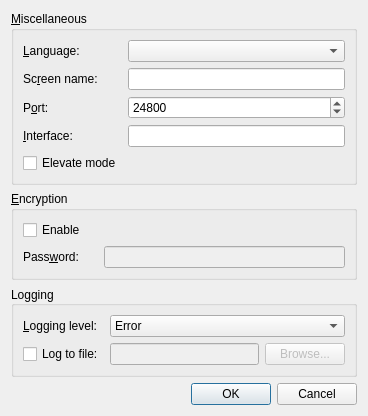
<?xml version="1.0" encoding="UTF-8"?>
<ui version="4.0">
 <class>SettingsDialogBase</class>
 <widget class="QDialog" name="SettingsDialogBase">
  <property name="geometry">
   <rect>
    <x>0</x>
    <y>0</y>
    <width>368</width>
    <height>354</height>
   </rect>
  </property>
  <property name="windowTitle">
   <string>Settings</string>
  </property>
  <layout class="QVBoxLayout" name="verticalLayout">
   <item>
    <widget class="QGroupBox" name="m_pGroupAdvanced">
     <property name="title">
      <string>&amp;Miscellaneous</string>
     </property>
     <layout class="QGridLayout" name="gridLayout_3">
      <item row="1" column="0">
       <widget class="QLabel" name="m_pLabel_19">
        <property name="minimumSize">
         <size>
          <width>75</width>
          <height>0</height>
         </size>
        </property>
        <property name="text">
         <string>Sc&amp;reen name:</string>
        </property>
        <property name="buddy">
         <cstring>m_pLineEditScreenName</cstring>
        </property>
       </widget>
      </item>
      <item row="1" column="1">
       <widget class="QLineEdit" name="m_pLineEditScreenName">
        <property name="enabled">
         <bool>true</bool>
        </property>
       </widget>
      </item>
      <item row="2" column="0">
       <widget class="QLabel" name="m_pLabel_20">
        <property name="text">
         <string>P&amp;ort:</string>
        </property>
        <property name="buddy">
         <cstring>m_pSpinBoxPort</cstring>
        </property>
       </widget>
      </item>
      <item row="2" column="1">
       <widget class="QSpinBox" name="m_pSpinBoxPort">
        <property name="enabled">
         <bool>true</bool>
        </property>
        <property name="sizePolicy">
         <sizepolicy hsizetype="MinimumExpanding" vsizetype="Fixed">
          <horstretch>0</horstretch>
          <verstretch>0</verstretch>
         </sizepolicy>
        </property>
        <property name="maximum">
         <number>65535</number>
        </property>
        <property name="value">
         <number>24800</number>
        </property>
       </widget>
      </item>
      <item row="3" column="0">
       <widget class="QLabel" name="m_pLabel_21">
        <property name="text">
         <string>&amp;Interface:</string>
        </property>
        <property name="buddy">
         <cstring>m_pLineEditInterface</cstring>
        </property>
       </widget>
      </item>
      <item row="3" column="1">
       <widget class="QLineEdit" name="m_pLineEditInterface">
        <property name="enabled">
         <bool>true</bool>
        </property>
       </widget>
      </item>
      <item row="0" column="0">
       <widget class="QLabel" name="m_pLabel_27">
        <property name="sizePolicy">
         <sizepolicy hsizetype="Preferred" vsizetype="Preferred">
          <horstretch>0</horstretch>
          <verstretch>0</verstretch>
         </sizepolicy>
        </property>
        <property name="minimumSize">
         <size>
          <width>75</width>
          <height>0</height>
         </size>
        </property>
        <property name="text">
         <string>&amp;Language:</string>
        </property>
        <property name="buddy">
         <cstring>m_pComboLanguage</cstring>
        </property>
       </widget>
      </item>
      <item row="0" column="1">
       <widget class="QComboBox" name="m_pComboLanguage"/>
      </item>
      <item row="4" column="0">
       <widget class="QCheckBox" name="m_pCheckBoxElevateMode">
        <property name="text">
         <string>Elevate mode</string>
        </property>
       </widget>
      </item>
     </layout>
    </widget>
   </item>
   <item>
    <widget class="QGroupBox" name="m_pGroupCrypto">
     <property name="enabled">
      <bool>true</bool>
     </property>
     <property name="sizePolicy">
      <sizepolicy hsizetype="Preferred" vsizetype="Preferred">
       <horstretch>0</horstretch>
       <verstretch>0</verstretch>
      </sizepolicy>
     </property>
     <property name="title">
      <string>&amp;Encryption</string>
     </property>
     <layout class="QFormLayout" name="formLayout">
      <property name="fieldGrowthPolicy">
       <enum>QFormLayout::AllNonFixedFieldsGrow</enum>
      </property>
      <item row="1" column="0">
       <widget class="QLabel" name="m_pLabel_23">
        <property name="minimumSize">
         <size>
          <width>75</width>
          <height>0</height>
         </size>
        </property>
        <property name="text">
         <string>Pass&amp;word:</string>
        </property>
        <property name="buddy">
         <cstring>m_pLineEditCryptoPass</cstring>
        </property>
       </widget>
      </item>
      <item row="1" column="1">
       <widget class="QLineEdit" name="m_pLineEditCryptoPass">
        <property name="enabled">
         <bool>false</bool>
        </property>
        <property name="echoMode">
         <enum>QLineEdit::Password</enum>
        </property>
       </widget>
      </item>
      <item row="0" column="0">
       <widget class="QCheckBox" name="m_pCheckBoxEnableCrypto">
        <property name="text">
         <string>Enable</string>
        </property>
       </widget>
      </item>
     </layout>
    </widget>
   </item>
   <item>
    <widget class="QGroupBox" name="m_pGroupLog">
     <property name="sizePolicy">
      <sizepolicy hsizetype="Preferred" vsizetype="Preferred">
       <horstretch>0</horstretch>
       <verstretch>0</verstretch>
      </sizepolicy>
     </property>
     <property name="title">
      <string>Logging</string>
     </property>
     <property name="alignment">
      <set>Qt::AlignLeading|Qt::AlignLeft|Qt::AlignVCenter</set>
     </property>
     <property name="flat">
      <bool>false</bool>
     </property>
     <layout class="QGridLayout" name="gridLayout_2">
      <item row="0" column="0">
       <widget class="QLabel" name="m_pLabel_3">
        <property name="minimumSize">
         <size>
          <width>75</width>
          <height>0</height>
         </size>
        </property>
        <property name="text">
         <string>&amp;Logging level:</string>
        </property>
        <property name="buddy">
         <cstring>m_pComboLogLevel</cstring>
        </property>
       </widget>
      </item>
      <item row="0" column="1" colspan="2">
       <widget class="QComboBox" name="m_pComboLogLevel">
        <item>
         <property name="text">
          <string>Error</string>
         </property>
        </item>
        <item>
         <property name="text">
          <string>Warning</string>
         </property>
        </item>
        <item>
         <property name="text">
          <string>Note</string>
         </property>
        </item>
        <item>
         <property name="text">
          <string>Info</string>
         </property>
        </item>
        <item>
         <property name="text">
          <string>Debug</string>
         </property>
        </item>
        <item>
         <property name="text">
          <string>Debug1</string>
         </property>
        </item>
        <item>
         <property name="text">
          <string>Debug2</string>
         </property>
        </item>
       </widget>
      </item>
      <item row="1" column="0">
       <widget class="QCheckBox" name="m_pCheckBoxLogToFile">
        <property name="text">
         <string>Log to file:</string>
        </property>
       </widget>
      </item>
      <item row="1" column="1">
       <widget class="QLineEdit" name="m_pLineEditLogFilename">
        <property name="enabled">
         <bool>false</bool>
        </property>
       </widget>
      </item>
      <item row="1" column="2">
       <widget class="QPushButton" name="m_pButtonBrowseLog">
        <property name="enabled">
         <bool>false</bool>
        </property>
        <property name="text">
         <string>Browse...</string>
        </property>
       </widget>
      </item>
     </layout>
    </widget>
   </item>
   <item>
    <spacer name="verticalSpacer">
     <property name="orientation">
      <enum>Qt::Vertical</enum>
     </property>
     <property name="sizeHint" stdset="0">
      <size>
       <width>20</width>
       <height>40</height>
      </size>
     </property>
    </spacer>
   </item>
   <item>
    <widget class="QDialogButtonBox" name="buttonBox">
     <property name="orientation">
      <enum>Qt::Horizontal</enum>
     </property>
     <property name="standardButtons">
      <set>QDialogButtonBox::Cancel|QDialogButtonBox::Ok</set>
     </property>
    </widget>
   </item>
  </layout>
 </widget>
 <tabstops>
  <tabstop>m_pComboLanguage</tabstop>
  <tabstop>m_pLineEditScreenName</tabstop>
  <tabstop>m_pSpinBoxPort</tabstop>
  <tabstop>m_pLineEditInterface</tabstop>
  <tabstop>m_pLineEditCryptoPass</tabstop>
  <tabstop>m_pComboLogLevel</tabstop>
  <tabstop>m_pCheckBoxLogToFile</tabstop>
  <tabstop>m_pLineEditLogFilename</tabstop>
  <tabstop>m_pButtonBrowseLog</tabstop>
  <tabstop>buttonBox</tabstop>
 </tabstops>
 <resources/>
 <connections>
  <connection>
   <sender>buttonBox</sender>
   <signal>accepted()</signal>
   <receiver>SettingsDialogBase</receiver>
   <slot>accept()</slot>
   <hints>
    <hint type="sourcelabel">
     <x>266</x>
     <y>340</y>
    </hint>
    <hint type="destinationlabel">
     <x>157</x>
     <y>274</y>
    </hint>
   </hints>
  </connection>
  <connection>
   <sender>buttonBox</sender>
   <signal>rejected()</signal>
   <receiver>SettingsDialogBase</receiver>
   <slot>reject()</slot>
   <hints>
    <hint type="sourcelabel">
     <x>334</x>
     <y>340</y>
    </hint>
    <hint type="destinationlabel">
     <x>286</x>
     <y>274</y>
    </hint>
   </hints>
  </connection>
 </connections>
</ui>
